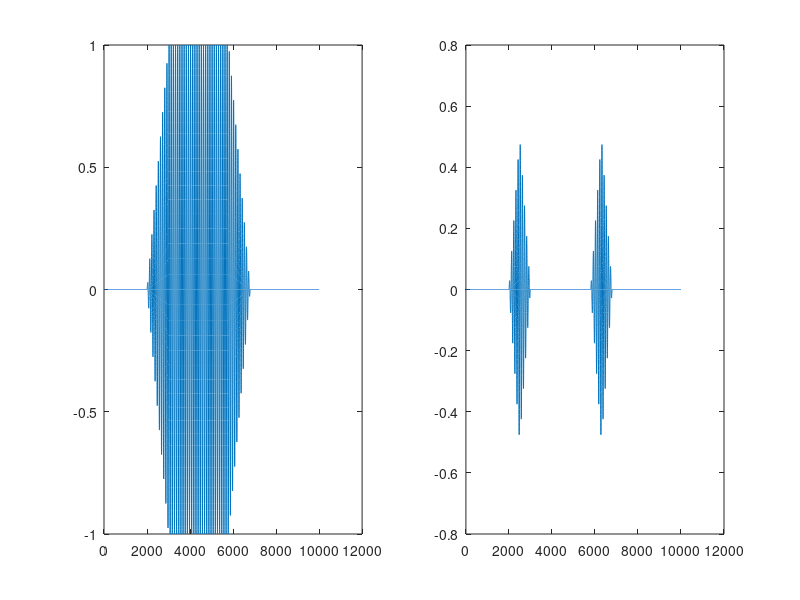
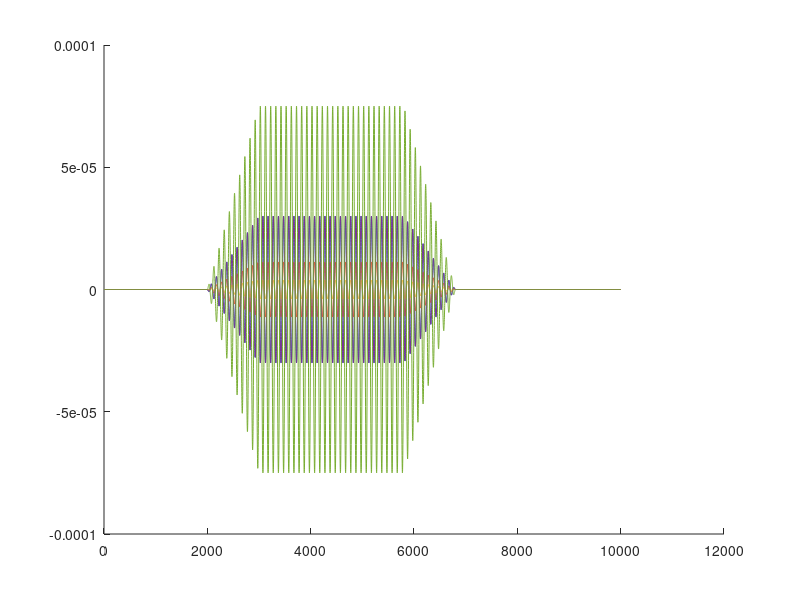
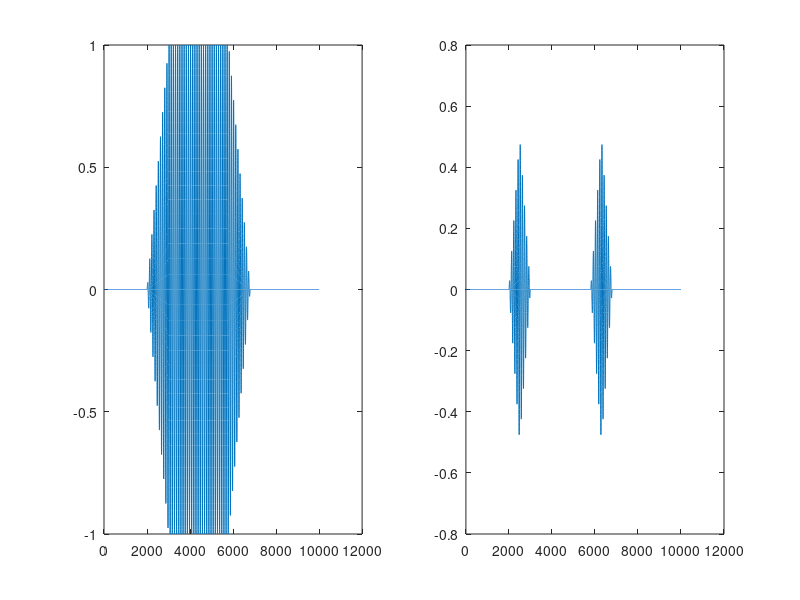
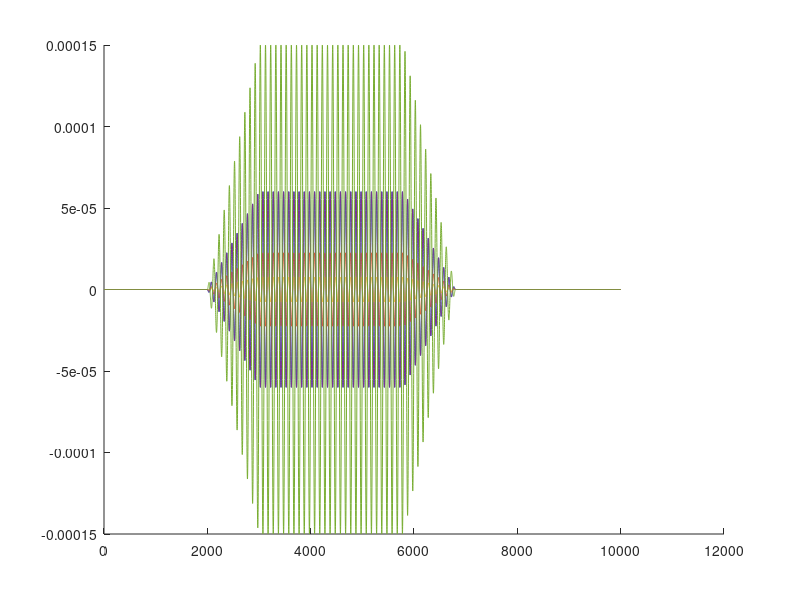

These charts were generated, in order, by the following MATLAB code:
%% Make the file for tACS stimulation to be read by Soterix Device

clc
clear
close all

steps = 100:100:3000;

% Waveform Parameters

for step = steps

    freq      = 10;       % Frequency in Hz
    dur       = 10;       % Duration in seconds
    dt        = 1/1000;   % Sampling period
    t         = 0:dt:dur; % Time vector
    rampOnset = 2;        % Onset of the ramp
    rampDur   = 1;        % Duration of the ramp
    stimDur   = 2.8;      % Duration of stimulation

    elecR = {'CP2', 'P4', 'Pz', 'PO4', 'P2'};
    elecL = {'CP1', 'P3', 'Pz', 'PO3', 'P1'};
    mA   = [-0.6, -0.225, -0.075, -0.6, 1.5]/1e6; % peak-to-peak
    mA = mA.*step;

    pathOut = fullfile(cd, 'waveforms_steps', num2str(step));
    if ~exist(pathOut)
        mkdir(pathOut)
    end

    %% Create the base waveforms for sham and true

    waveTrue = zeros(1, length(t));
    waveSham = zeros(1, length(t));

    % True stimulation
    ramp = 0:dt:rampDur-dt;

    iRampUpStart = rampOnset/dt + 1;
    iRampUpEnd   = iRampUpStart + rampDur/dt - 1;

    iStimStart = iRampUpEnd + 1;
    iStimEnd   = iStimStart + stimDur/dt - 1;

    iRampDownStart = iStimEnd + 1;
    iRampDownEnd   = iRampDownStart + rampDur/dt - 1;

    waveTrue(iRampUpStart:iRampUpEnd) = ramp;
    waveTrue(iStimStart:iStimEnd) = 1;
    waveTrue(iRampDownStart:iRampDownEnd) = fliplr(ramp);

    % Sham stimulation
    ramp = 0:dt:rampDur/2-dt;
    ramp = [ramp fliplr(ramp)];

    waveSham(iRampUpStart:iRampUpEnd) = ramp;
    waveSham(iRampDownStart:iRampDownEnd) = ramp;

    % Multiply by sine wave
    waveSham = waveSham.*sin(2*pi*freq*t);
    waveTrue = waveTrue.*sin(2*pi*freq*t);

    % Plot
    figure
    subplot(1,2,1)
    plot(waveTrue)
    subplot(1,2,2)
    plot(waveSham)

    %% Make the files and waveforms at the electrodes

    % iSide - Left/Right (0 - Left, 1 - Right);
    % iElec - Which electrode

    figure
    hold on

    for iSide = [0 1]

        switch iSide
            case 0
                tempElec = elecL;
            case 1
                tempElec = elecR;
        end

        for iElec = 1:length(tempElec)

            tempWaveTrue = waveTrue.*mA(iElec)/2';
            tempWaveSham = waveSham.*mA(iElec)/2';

            dlmwrite(fullfile(pathOut, [tempElec{iElec} '_true.txt']), tempWaveTrue, 'delimiter', '\n')
            dlmwrite(fullfile(pathOut, [tempElec{iElec} '_sham.txt']), tempWaveSham, 'delimiter', '\n')

            % Plot test
            if iSide == 1
                plot(tempWaveTrue)
            end

        end

    end

end
